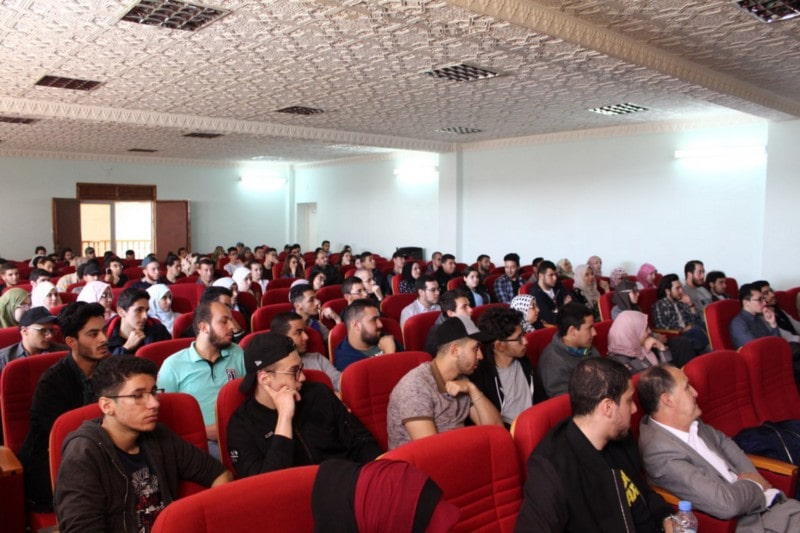
#> input picture 1-min.jpg, 800 x 533 px
$ python processing.py
#> lines starting #> are read from the running program, lines starting #| are printed output that depends on the picture
"""from PIL import Image
#convert the iage to scall grayscale
pil_im = Image.open('1-min.jpg').convert('L')
#pil_im.show()
# thumbnail: Réduit ou aggrandit l'image
#pil_im.thumbnail((128,128))
box = (80,80,400,400)
region = pil_im.crop(box)
region = region.transpose(Image.ROTATE_180)
pil_im.paste(region,box)
#pil_im.show()
region.show()"""

from PIL import Image
from pylab import *

im = array(Image.open('1-min.jpg').convert('L'))
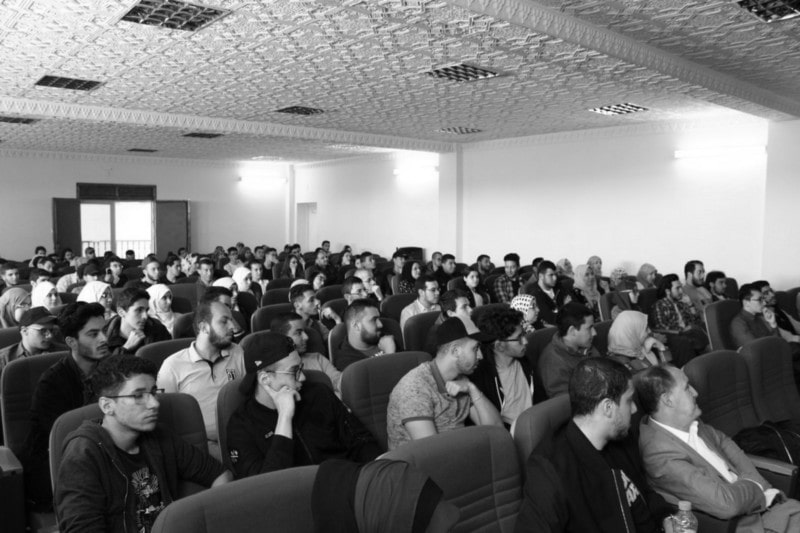
#> im: shape (533, 800); min 0, max 255, mean 119.1

"""
imshow(im)
x = [100,100,400,400]
y = [200,500,200,500]
plot(x,y,"r*")
plot(x[:2],y[:2])
plot(x[:2],y[:2])
#title(’Plotting: "1-min.jpg"’)
show()"""

#> (the run stopped early here; a loop or call above may not have finished)
